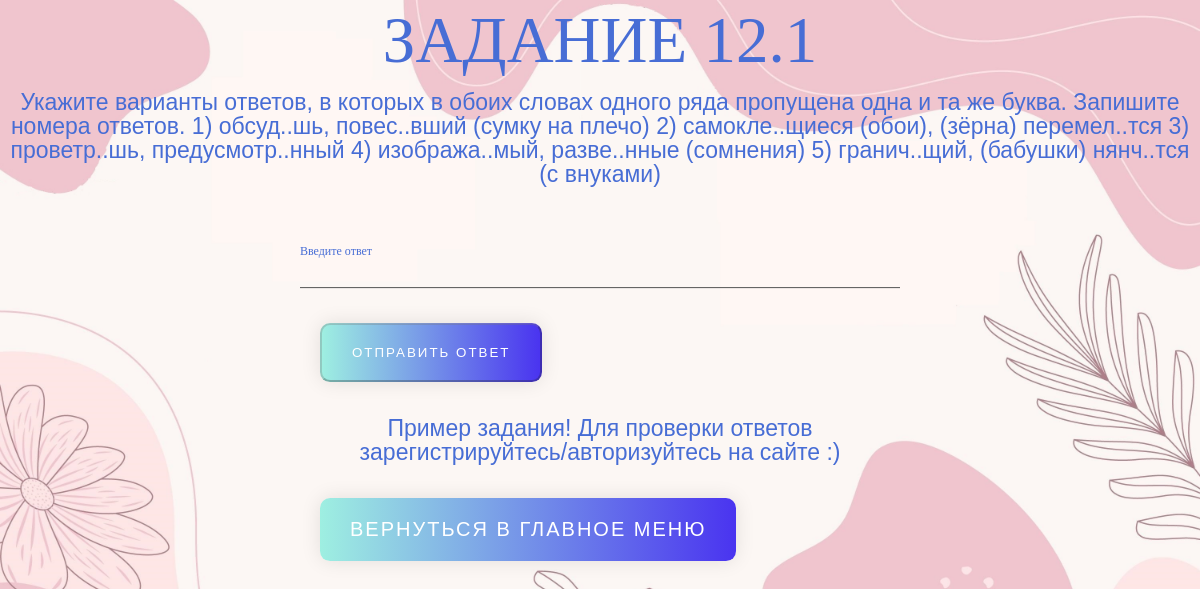
The app's page /example_task with its own data.
### data/tasks.py (models this page shows)
class Task12(SqlAlchemyBase, SerializerMixin):
    __tablename__ = 'task_12'
    id = sqlalchemy.Column(sqlalchemy.Integer, primary_key=True, autoincrement=True)
    text_of_the_task = sqlalchemy.Column(sqlalchemy.String)
    answers = sqlalchemy.Column(sqlalchemy.String)
    done_by = sqlalchemy.Column(sqlalchemy.String, default="")
    adding = sqlalchemy.Column(sqlalchemy.String)

### main.py (the view)
@app.route("/example_task", methods=["GET"])
def example_task():
    category = 12
    task = SESS.query(CLASS_DICT[category]).get(1)
    return render_template('example_task.html', title="Пример задания", category=category, task=task,
                           message="Пример задания! Для проверки ответов зарегистрируйтесь/авторизуйтесь на сайте :)")

### templates/example_task.html (shortened to what this page needs)
{% extends "base.html" %}
{% block css %}
<link rel="stylesheet" href="../../../../static/css/background.css">
<link rel="stylesheet" href="../../../../static/css/text.css">
<link rel="stylesheet" href="../../../../static/css/gradient-button.css">
<link rel="stylesheet" href="../../../../static/css/red-gradient-button.css">
<link rel="stylesheet" href="../../../../static/css/green-gradient-button.css">
<link rel="stylesheet" href="../../../../static/css/input.css">
{% endblock %}
{% block content %}
<h1 align="center">Задание {{ category }}.{{ task.id }}</h1>
<p align="center">{{ task.text_of_the_task }}</p>
<div class="box">
    <form method="post" id="one">
        <p align="center">
        <div class="input-container">
            <input type="text" class="form-control" id="answer" name="answer" align="center">
            <label>Введите ответ</label>
        </div>
        <button disabled type="submit" class="gradient-button">Отправить ответ</button>
        </p>
        <p>{{ message }}</p>
    </form>
    <a class="gradient-button" href="/">Вернуться в главное меню</a>
</div>
{% endblock %}

### static/css/background.css (style rules this page uses)
html { background-repeat: no-repeat; background-position: center center; background-attachment: fixed; -webkit-background-size: cover; -moz-background-size: cover; -o-background-size: cover; background-size: cover; }

### static/css/text.css (style rules this page uses)
h1 { color: #476DD5 ; font-family: ‘Righteous’, cursive; font-size: 65px; font-weight: normal; line-height: 60px; margin: 10px 0 20px; text-transform: uppercase; text-shadow: 2px 2px 0 #000, margin: 10px 0 24px; text-align: center; }
p { color: #476DD5 ; font-family: ‘Orienta’, sans-serif; font-size: 23px; line-height: 24px; margin: 0 0 24px; text-align: center; }
a { color: #476DD5 ; text-decoration: none; text-align: right; padding: 15px; font-size: 20px; }

### static/css/gradient-button.css (style rules this page uses)
.gradient-button { text-decoration: none; display: inline-block; color: white; padding: 20px 30px; margin: 10px 20px; border-radius: 10px; font-family: 'Montserrat', sans-serif; text-transform: uppercase; letter-spacing: 2px; background-image: linear-gradient(to right, #9EEFE1 0%, #4830F0 51%, #9EEFE1 100%); background-size: 200% auto; box-shadow: 0 0 20px rgba(0, 0, 0, .1); transition: .5s; }

### static/css/input.css (style rules this page uses)
.box { position:absolute; width:50%; left:50%; top:auto; transform: translate(-50%,-10%); border-radius:3px; padding:70px 100px; }
.input-container { position:relative; margin-bottom:25px; }
.input-container label { position:absolute; top:0px; left:0px; width:50%; font-size:16px; color:#476DD5; pointer-event:none; transition: all 0.5s ease-in-out; }
.input-container input { border:0; border-bottom:1px solid #555; background:transparent; width:100%; padding:8px 0 5px 0; font-size:16px; color:#476DD5; }
.input-container input:focus ~ label, .input-container input:valid ~ label { top:-12px; font-size:12px; }

### templates/example_task.html (style rules this page uses)
html { background-image: url(../../../../static/img/background.jpg); }

### records on screen
Task12: id "1", text_of_the_task "Укажите варианты ответов, в которых в обоих словах одного ряда пропущена одна и та же буква. Запишите номера ответов. 1) обсуд..шь, повес..вший (сумку на плечо) 2) самокле..щиеся (обои), (зёрна) перемел..тся 3) проветр..шь, предусмотр..нный 4) изобража..мый, разве..нные (сомнения) 5) гранич..щий, (бабушки) нянч..тся (с внуками)"

### other values on screen
{{ category }} "12"
{{ message }} "Пример задания! Для проверки ответов зарегистрируйтесь/авторизуйтесь на сайте :)"
